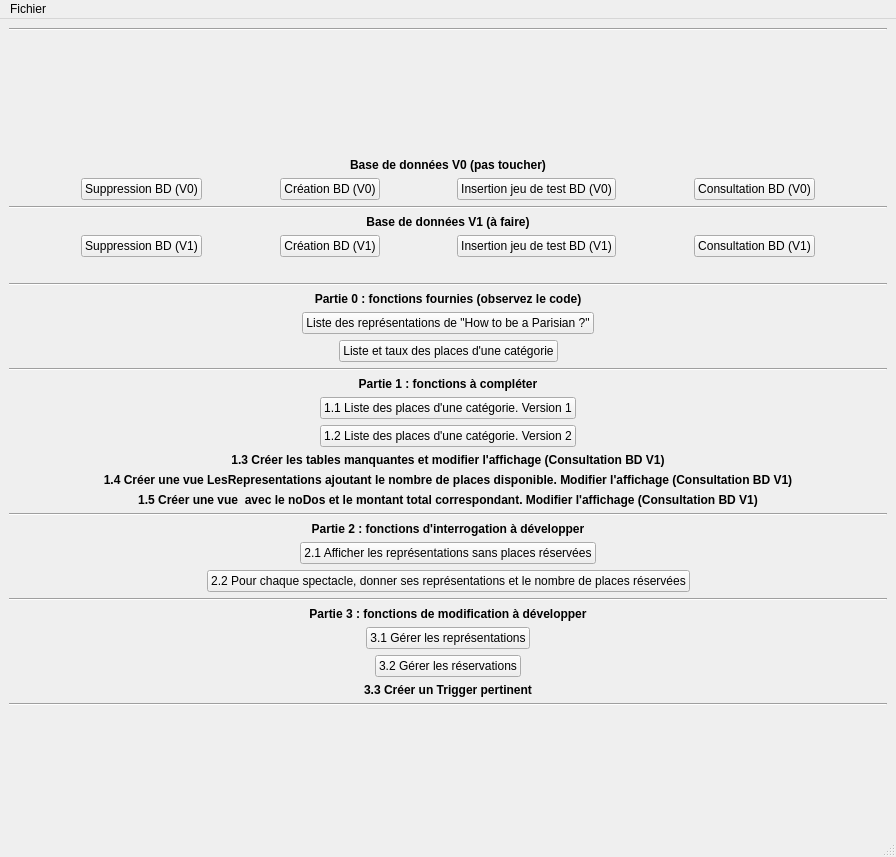
<?xml version="1.0" encoding="UTF-8"?>
<ui version="4.0">
 <class>MainWindow</class>
 <widget class="QMainWindow" name="MainWindow">
  <property name="geometry">
   <rect>
    <x>0</x>
    <y>0</y>
    <width>896</width>
    <height>857</height>
   </rect>
  </property>
  <property name="windowTitle">
   <string>Projet Théatre</string>
  </property>
  <widget class="QWidget" name="centralwidget">
   <layout class="QVBoxLayout" name="verticalLayout">
    <item>
     <widget class="Line" name="line">
      <property name="orientation">
       <enum>Qt::Horizontal</enum>
      </property>
     </widget>
    </item>
    <item>
     <spacer name="verticalSpacer_2">
      <property name="orientation">
       <enum>Qt::Vertical</enum>
      </property>
      <property name="sizeHint" stdset="0">
       <size>
        <width>20</width>
        <height>40</height>
       </size>
      </property>
     </spacer>
    </item>
    <item>
     <widget class="QLabel" name="label">
      <property name="font">
       <font>
        <weight>75</weight>
        <bold>true</bold>
       </font>
      </property>
      <property name="text">
       <string>Base de données V0 (pas toucher)</string>
      </property>
      <property name="alignment">
       <set>Qt::AlignCenter</set>
      </property>
     </widget>
    </item>
    <item>
     <layout class="QHBoxLayout" name="horizontalLayout">
      <item>
       <spacer name="horizontalSpacer">
        <property name="orientation">
         <enum>Qt::Horizontal</enum>
        </property>
        <property name="sizeHint" stdset="0">
         <size>
          <width>40</width>
          <height>20</height>
         </size>
        </property>
       </spacer>
      </item>
      <item>
       <widget class="QPushButton" name="pushButton_2">
        <property name="text">
         <string>Suppression BD (V0)</string>
        </property>
       </widget>
      </item>
      <item>
       <spacer name="horizontalSpacer_21">
        <property name="orientation">
         <enum>Qt::Horizontal</enum>
        </property>
        <property name="sizeHint" stdset="0">
         <size>
          <width>40</width>
          <height>20</height>
         </size>
        </property>
       </spacer>
      </item>
      <item>
       <widget class="QPushButton" name="pushButton">
        <property name="text">
         <string>Création BD (V0)</string>
        </property>
       </widget>
      </item>
      <item>
       <spacer name="horizontalSpacer_2">
        <property name="orientation">
         <enum>Qt::Horizontal</enum>
        </property>
        <property name="sizeHint" stdset="0">
         <size>
          <width>40</width>
          <height>20</height>
         </size>
        </property>
       </spacer>
      </item>
      <item>
       <widget class="QPushButton" name="pushButton_3">
        <property name="text">
         <string>Insertion jeu de test BD (V0)</string>
        </property>
       </widget>
      </item>
      <item>
       <spacer name="horizontalSpacer_3">
        <property name="orientation">
         <enum>Qt::Horizontal</enum>
        </property>
        <property name="sizeHint" stdset="0">
         <size>
          <width>40</width>
          <height>20</height>
         </size>
        </property>
       </spacer>
      </item>
      <item>
       <widget class="QPushButton" name="pushButton_15">
        <property name="text">
         <string>Consultation BD (V0)</string>
        </property>
       </widget>
      </item>
      <item>
       <spacer name="horizontalSpacer_4">
        <property name="orientation">
         <enum>Qt::Horizontal</enum>
        </property>
        <property name="sizeHint" stdset="0">
         <size>
          <width>40</width>
          <height>20</height>
         </size>
        </property>
       </spacer>
      </item>
     </layout>
    </item>
    <item>
     <widget class="Line" name="line_7">
      <property name="orientation">
       <enum>Qt::Horizontal</enum>
      </property>
     </widget>
    </item>
    <item>
     <widget class="QLabel" name="label_11">
      <property name="font">
       <font>
        <weight>75</weight>
        <bold>true</bold>
       </font>
      </property>
      <property name="text">
       <string>Base de données V1 (à faire)</string>
      </property>
      <property name="alignment">
       <set>Qt::AlignCenter</set>
      </property>
     </widget>
    </item>
    <item>
     <layout class="QHBoxLayout" name="horizontalLayout_13">
      <item>
       <spacer name="horizontalSpacer_9">
        <property name="orientation">
         <enum>Qt::Horizontal</enum>
        </property>
        <property name="sizeHint" stdset="0">
         <size>
          <width>40</width>
          <height>20</height>
         </size>
        </property>
       </spacer>
      </item>
      <item>
       <widget class="QPushButton" name="pushButton_6">
        <property name="text">
         <string>Suppression BD (V1)</string>
        </property>
       </widget>
      </item>
      <item>
       <spacer name="horizontalSpacer_22">
        <property name="orientation">
         <enum>Qt::Horizontal</enum>
        </property>
        <property name="sizeHint" stdset="0">
         <size>
          <width>40</width>
          <height>20</height>
         </size>
        </property>
       </spacer>
      </item>
      <item>
       <widget class="QPushButton" name="pushButton_12">
        <property name="text">
         <string>Création BD (V1)</string>
        </property>
       </widget>
      </item>
      <item>
       <spacer name="horizontalSpacer_10">
        <property name="orientation">
         <enum>Qt::Horizontal</enum>
        </property>
        <property name="sizeHint" stdset="0">
         <size>
          <width>40</width>
          <height>20</height>
         </size>
        </property>
       </spacer>
      </item>
      <item>
       <widget class="QPushButton" name="pushButton_9">
        <property name="text">
         <string>Insertion jeu de test BD (V1)</string>
        </property>
       </widget>
      </item>
      <item>
       <spacer name="horizontalSpacer_28">
        <property name="orientation">
         <enum>Qt::Horizontal</enum>
        </property>
        <property name="sizeHint" stdset="0">
         <size>
          <width>40</width>
          <height>20</height>
         </size>
        </property>
       </spacer>
      </item>
      <item>
       <widget class="QPushButton" name="pushButton_16">
        <property name="text">
         <string>Consultation BD (V1)</string>
        </property>
       </widget>
      </item>
      <item>
       <spacer name="horizontalSpacer_27">
        <property name="orientation">
         <enum>Qt::Horizontal</enum>
        </property>
        <property name="sizeHint" stdset="0">
         <size>
          <width>40</width>
          <height>20</height>
         </size>
        </property>
       </spacer>
      </item>
     </layout>
    </item>
    <item>
     <widget class="QLabel" name="label_2">
      <property name="text">
       <string/>
      </property>
      <property name="alignment">
       <set>Qt::AlignCenter</set>
      </property>
     </widget>
    </item>
    <item>
     <widget class="Line" name="line_2">
      <property name="orientation">
       <enum>Qt::Horizontal</enum>
      </property>
     </widget>
    </item>
    <item>
     <widget class="QLabel" name="label_3">
      <property name="font">
       <font>
        <weight>75</weight>
        <bold>true</bold>
       </font>
      </property>
      <property name="text">
       <string>Partie 0 : fonctions fournies (observez le code)</string>
      </property>
      <property name="alignment">
       <set>Qt::AlignCenter</set>
      </property>
     </widget>
    </item>
    <item>
     <layout class="QHBoxLayout" name="horizontalLayout_2">
      <item>
       <spacer name="horizontalSpacer_7">
        <property name="orientation">
         <enum>Qt::Horizontal</enum>
        </property>
        <property name="sizeHint" stdset="0">
         <size>
          <width>40</width>
          <height>20</height>
         </size>
        </property>
       </spacer>
      </item>
      <item>
       <widget class="QPushButton" name="pushButton_4">
        <property name="text">
         <string>Liste des représentations de &quot;How to be a Parisian ?&quot;</string>
        </property>
       </widget>
      </item>
      <item>
       <spacer name="horizontalSpacer_5">
        <property name="orientation">
         <enum>Qt::Horizontal</enum>
        </property>
        <property name="sizeHint" stdset="0">
         <size>
          <width>40</width>
          <height>20</height>
         </size>
        </property>
       </spacer>
      </item>
     </layout>
    </item>
    <item>
     <layout class="QHBoxLayout" name="horizontalLayout_3">
      <item>
       <spacer name="horizontalSpacer_8">
        <property name="orientation">
         <enum>Qt::Horizontal</enum>
        </property>
        <property name="sizeHint" stdset="0">
         <size>
          <width>40</width>
          <height>20</height>
         </size>
        </property>
       </spacer>
      </item>
      <item>
       <widget class="QPushButton" name="pushButton_5">
        <property name="text">
         <string>Liste et taux des places d'une catégorie</string>
        </property>
       </widget>
      </item>
      <item>
       <spacer name="horizontalSpacer_6">
        <property name="orientation">
         <enum>Qt::Horizontal</enum>
        </property>
        <property name="sizeHint" stdset="0">
         <size>
          <width>40</width>
          <height>20</height>
         </size>
        </property>
       </spacer>
      </item>
     </layout>
    </item>
    <item>
     <widget class="Line" name="line_3">
      <property name="orientation">
       <enum>Qt::Horizontal</enum>
      </property>
     </widget>
    </item>
    <item>
     <widget class="QLabel" name="label_4">
      <property name="font">
       <font>
        <weight>75</weight>
        <bold>true</bold>
       </font>
      </property>
      <property name="text">
       <string>Partie 1 : fonctions à compléter</string>
      </property>
      <property name="alignment">
       <set>Qt::AlignCenter</set>
      </property>
     </widget>
    </item>
    <item>
     <layout class="QHBoxLayout" name="horizontalLayout_4"/>
    </item>
    <item>
     <layout class="QHBoxLayout" name="horizontalLayout_5">
      <item>
       <spacer name="horizontalSpacer_12">
        <property name="orientation">
         <enum>Qt::Horizontal</enum>
        </property>
        <property name="sizeHint" stdset="0">
         <size>
          <width>40</width>
          <height>20</height>
         </size>
        </property>
       </spacer>
      </item>
      <item>
       <widget class="QPushButton" name="pushButton_7">
        <property name="text">
         <string>1.1 Liste des places d'une catégorie. Version 1</string>
        </property>
       </widget>
      </item>
      <item>
       <spacer name="horizontalSpacer_11">
        <property name="orientation">
         <enum>Qt::Horizontal</enum>
        </property>
        <property name="sizeHint" stdset="0">
         <size>
          <width>40</width>
          <height>20</height>
         </size>
        </property>
       </spacer>
      </item>
     </layout>
    </item>
    <item>
     <layout class="QHBoxLayout" name="horizontalLayout_6">
      <item>
       <spacer name="horizontalSpacer_14">
        <property name="orientation">
         <enum>Qt::Horizontal</enum>
        </property>
        <property name="sizeHint" stdset="0">
         <size>
          <width>40</width>
          <height>20</height>
         </size>
        </property>
       </spacer>
      </item>
      <item>
       <widget class="QPushButton" name="pushButton_8">
        <property name="text">
         <string>1.2 Liste des places d'une catégorie. Version 2</string>
        </property>
       </widget>
      </item>
      <item>
       <spacer name="horizontalSpacer_13">
        <property name="orientation">
         <enum>Qt::Horizontal</enum>
        </property>
        <property name="sizeHint" stdset="0">
         <size>
          <width>40</width>
          <height>20</height>
         </size>
        </property>
       </spacer>
      </item>
     </layout>
    </item>
    <item>
     <widget class="QLabel" name="label_8">
      <property name="font">
       <font>
        <weight>75</weight>
        <bold>true</bold>
       </font>
      </property>
      <property name="text">
       <string>1.3 Créer les tables manquantes et modifier l'affichage (Consultation BD V1)</string>
      </property>
      <property name="alignment">
       <set>Qt::AlignCenter</set>
      </property>
     </widget>
    </item>
    <item>
     <widget class="QLabel" name="label_7">
      <property name="font">
       <font>
        <weight>75</weight>
        <bold>true</bold>
       </font>
      </property>
      <property name="text">
       <string>1.4 Créer une vue LesRepresentations ajoutant le nombre de places disponible. Modifier l'affichage (Consultation BD V1)</string>
      </property>
      <property name="alignment">
       <set>Qt::AlignCenter</set>
      </property>
      <property name="wordWrap">
       <bool>true</bool>
      </property>
     </widget>
    </item>
    <item>
     <widget class="QLabel" name="label_9">
      <property name="font">
       <font>
        <weight>75</weight>
        <bold>true</bold>
       </font>
      </property>
      <property name="text">
       <string>1.5 Créer une vue  avec le noDos et le montant total correspondant. Modifier l'affichage (Consultation BD V1)</string>
      </property>
      <property name="alignment">
       <set>Qt::AlignCenter</set>
      </property>
     </widget>
    </item>
    <item>
     <layout class="QHBoxLayout" name="horizontalLayout_7"/>
    </item>
    <item>
     <widget class="Line" name="line_4">
      <property name="orientation">
       <enum>Qt::Horizontal</enum>
      </property>
     </widget>
    </item>
    <item>
     <widget class="QLabel" name="label_5">
      <property name="font">
       <font>
        <weight>75</weight>
        <bold>true</bold>
       </font>
      </property>
      <property name="text">
       <string>Partie 2 : fonctions d'interrogation à développer</string>
      </property>
      <property name="alignment">
       <set>Qt::AlignCenter</set>
      </property>
     </widget>
    </item>
    <item>
     <layout class="QHBoxLayout" name="horizontalLayout_8">
      <item>
       <spacer name="horizontalSpacer_18">
        <property name="orientation">
         <enum>Qt::Horizontal</enum>
        </property>
        <property name="sizeHint" stdset="0">
         <size>
          <width>40</width>
          <height>20</height>
         </size>
        </property>
       </spacer>
      </item>
      <item>
       <widget class="QPushButton" name="pushButton_10">
        <property name="text">
         <string>2.1 Afficher les représentations sans places réservées</string>
        </property>
       </widget>
      </item>
      <item>
       <spacer name="horizontalSpacer_17">
        <property name="orientation">
         <enum>Qt::Horizontal</enum>
        </property>
        <property name="sizeHint" stdset="0">
         <size>
          <width>40</width>
          <height>20</height>
         </size>
        </property>
       </spacer>
      </item>
     </layout>
    </item>
    <item>
     <layout class="QHBoxLayout" name="horizontalLayout_9">
      <item>
       <spacer name="horizontalSpacer_20">
        <property name="orientation">
         <enum>Qt::Horizontal</enum>
        </property>
        <property name="sizeHint" stdset="0">
         <size>
          <width>40</width>
          <height>20</height>
         </size>
        </property>
       </spacer>
      </item>
      <item>
       <widget class="QPushButton" name="pushButton_11">
        <property name="text">
         <string>2.2 Pour chaque spectacle, donner ses représentations et le nombre de places réservées</string>
        </property>
       </widget>
      </item>
      <item>
       <spacer name="horizontalSpacer_19">
        <property name="orientation">
         <enum>Qt::Horizontal</enum>
        </property>
        <property name="sizeHint" stdset="0">
         <size>
          <width>40</width>
          <height>20</height>
         </size>
        </property>
       </spacer>
      </item>
     </layout>
    </item>
    <item>
     <layout class="QHBoxLayout" name="horizontalLayout_10"/>
    </item>
    <item>
     <widget class="Line" name="line_5">
      <property name="orientation">
       <enum>Qt::Horizontal</enum>
      </property>
     </widget>
    </item>
    <item>
     <widget class="QLabel" name="label_6">
      <property name="font">
       <font>
        <weight>75</weight>
        <bold>true</bold>
       </font>
      </property>
      <property name="text">
       <string>Partie 3 : fonctions de modification à développer</string>
      </property>
      <property name="alignment">
       <set>Qt::AlignCenter</set>
      </property>
     </widget>
    </item>
    <item>
     <layout class="QHBoxLayout" name="horizontalLayout_11">
      <item>
       <spacer name="horizontalSpacer_24">
        <property name="orientation">
         <enum>Qt::Horizontal</enum>
        </property>
        <property name="sizeHint" stdset="0">
         <size>
          <width>40</width>
          <height>20</height>
         </size>
        </property>
       </spacer>
      </item>
      <item>
       <widget class="QPushButton" name="pushButton_13">
        <property name="text">
         <string>3.1 Gérer les représentations</string>
        </property>
       </widget>
      </item>
      <item>
       <spacer name="horizontalSpacer_23">
        <property name="orientation">
         <enum>Qt::Horizontal</enum>
        </property>
        <property name="sizeHint" stdset="0">
         <size>
          <width>40</width>
          <height>20</height>
         </size>
        </property>
       </spacer>
      </item>
     </layout>
    </item>
    <item>
     <layout class="QHBoxLayout" name="horizontalLayout_12">
      <item>
       <spacer name="horizontalSpacer_26">
        <property name="orientation">
         <enum>Qt::Horizontal</enum>
        </property>
        <property name="sizeHint" stdset="0">
         <size>
          <width>40</width>
          <height>20</height>
         </size>
        </property>
       </spacer>
      </item>
      <item>
       <widget class="QPushButton" name="pushButton_14">
        <property name="text">
         <string>3.2 Gérer les réservations</string>
        </property>
       </widget>
      </item>
      <item>
       <spacer name="horizontalSpacer_25">
        <property name="orientation">
         <enum>Qt::Horizontal</enum>
        </property>
        <property name="sizeHint" stdset="0">
         <size>
          <width>40</width>
          <height>20</height>
         </size>
        </property>
       </spacer>
      </item>
     </layout>
    </item>
    <item>
     <widget class="QLabel" name="label_10">
      <property name="font">
       <font>
        <weight>75</weight>
        <bold>true</bold>
       </font>
      </property>
      <property name="text">
       <string>3.3 Créer un Trigger pertinent</string>
      </property>
      <property name="alignment">
       <set>Qt::AlignCenter</set>
      </property>
     </widget>
    </item>
    <item>
     <widget class="Line" name="line_6">
      <property name="orientation">
       <enum>Qt::Horizontal</enum>
      </property>
     </widget>
    </item>
    <item>
     <spacer name="verticalSpacer">
      <property name="orientation">
       <enum>Qt::Vertical</enum>
      </property>
      <property name="sizeHint" stdset="0">
       <size>
        <width>20</width>
        <height>40</height>
       </size>
      </property>
     </spacer>
    </item>
   </layout>
  </widget>
  <widget class="QMenuBar" name="menubar">
   <property name="geometry">
    <rect>
     <x>0</x>
     <y>0</y>
     <width>896</width>
     <height>22</height>
    </rect>
   </property>
   <widget class="QMenu" name="menuFiles">
    <property name="title">
     <string>Fichier</string>
    </property>
    <addaction name="actionQuitter"/>
   </widget>
   <addaction name="menuFiles"/>
  </widget>
  <widget class="QStatusBar" name="statusbar"/>
  <action name="actionQuitter">
   <property name="text">
    <string>Quitter</string>
   </property>
  </action>
 </widget>
 <resources/>
 <connections>
  <connection>
   <sender>actionQuitter</sender>
   <signal>triggered()</signal>
   <receiver>MainWindow</receiver>
   <slot>close()</slot>
   <hints>
    <hint type="sourcelabel">
     <x>-1</x>
     <y>-1</y>
    </hint>
    <hint type="destinationlabel">
     <x>399</x>
     <y>299</y>
    </hint>
   </hints>
  </connection>
  <connection>
   <sender>pushButton</sender>
   <signal>clicked()</signal>
   <receiver>MainWindow</receiver>
   <slot>createDBV0()</slot>
   <hints>
    <hint type="sourcelabel">
     <x>313</x>
     <y>235</y>
    </hint>
    <hint type="destinationlabel">
     <x>388</x>
     <y>100</y>
    </hint>
   </hints>
  </connection>
  <connection>
   <sender>pushButton_3</sender>
   <signal>clicked()</signal>
   <receiver>MainWindow</receiver>
   <slot>insertDBV0()</slot>
   <hints>
    <hint type="sourcelabel">
     <x>504</x>
     <y>235</y>
    </hint>
    <hint type="destinationlabel">
     <x>516</x>
     <y>101</y>
    </hint>
   </hints>
  </connection>
  <connection>
   <sender>pushButton_2</sender>
   <signal>clicked()</signal>
   <receiver>MainWindow</receiver>
   <slot>deleteDBV0()</slot>
   <hints>
    <hint type="sourcelabel">
     <x>164</x>
     <y>235</y>
    </hint>
    <hint type="destinationlabel">
     <x>201</x>
     <y>105</y>
    </hint>
   </hints>
  </connection>
  <connection>
   <sender>pushButton_15</sender>
   <signal>clicked()</signal>
   <receiver>MainWindow</receiver>
   <slot>openDataV0()</slot>
   <hints>
    <hint type="sourcelabel">
     <x>667</x>
     <y>235</y>
    </hint>
    <hint type="destinationlabel">
     <x>753</x>
     <y>102</y>
    </hint>
   </hints>
  </connection>
  <connection>
   <sender>pushButton_4</sender>
   <signal>clicked()</signal>
   <receiver>MainWindow</receiver>
   <slot>open_fct_fournie_1()</slot>
   <hints>
    <hint type="sourcelabel">
     <x>473</x>
     <y>343</y>
    </hint>
    <hint type="destinationlabel">
     <x>559</x>
     <y>306</y>
    </hint>
   </hints>
  </connection>
  <connection>
   <sender>pushButton_5</sender>
   <signal>clicked()</signal>
   <receiver>MainWindow</receiver>
   <slot>open_fct_fournie_2()</slot>
   <hints>
    <hint type="sourcelabel">
     <x>449</x>
     <y>369</y>
    </hint>
    <hint type="destinationlabel">
     <x>553</x>
     <y>338</y>
    </hint>
   </hints>
  </connection>
  <connection>
   <sender>pushButton_8</sender>
   <signal>clicked()</signal>
   <receiver>MainWindow</receiver>
   <slot>open_fct_comp_2()</slot>
   <hints>
    <hint type="sourcelabel">
     <x>426</x>
     <y>435</y>
    </hint>
    <hint type="destinationlabel">
     <x>563</x>
     <y>438</y>
    </hint>
   </hints>
  </connection>
  <connection>
   <sender>pushButton_7</sender>
   <signal>clicked()</signal>
   <receiver>MainWindow</receiver>
   <slot>open_fct_comp_1()</slot>
   <hints>
    <hint type="sourcelabel">
     <x>461</x>
     <y>422</y>
    </hint>
    <hint type="destinationlabel">
     <x>565</x>
     <y>410</y>
    </hint>
   </hints>
  </connection>
  <connection>
   <sender>pushButton_6</sender>
   <signal>clicked()</signal>
   <receiver>MainWindow</receiver>
   <slot>deleteDBV1()</slot>
   <hints>
    <hint type="sourcelabel">
     <x>148</x>
     <y>274</y>
    </hint>
    <hint type="destinationlabel">
     <x>213</x>
     <y>265</y>
    </hint>
   </hints>
  </connection>
  <connection>
   <sender>pushButton_12</sender>
   <signal>clicked()</signal>
   <receiver>MainWindow</receiver>
   <slot>createDBV1()</slot>
   <hints>
    <hint type="sourcelabel">
     <x>299</x>
     <y>273</y>
    </hint>
    <hint type="destinationlabel">
     <x>344</x>
     <y>273</y>
    </hint>
   </hints>
  </connection>
  <connection>
   <sender>pushButton_9</sender>
   <signal>clicked()</signal>
   <receiver>MainWindow</receiver>
   <slot>insertDBV1()</slot>
   <hints>
    <hint type="sourcelabel">
     <x>492</x>
     <y>274</y>
    </hint>
    <hint type="destinationlabel">
     <x>541</x>
     <y>272</y>
    </hint>
   </hints>
  </connection>
  <connection>
   <sender>pushButton_16</sender>
   <signal>clicked()</signal>
   <receiver>MainWindow</receiver>
   <slot>openDataV1()</slot>
   <hints>
    <hint type="sourcelabel">
     <x>653</x>
     <y>276</y>
    </hint>
    <hint type="destinationlabel">
     <x>703</x>
     <y>272</y>
    </hint>
   </hints>
  </connection>
 </connections>
 <slots>
  <slot>createDBV0()</slot>
  <slot>insertDBV0()</slot>
  <slot>deleteDBV0()</slot>
  <slot>openDataV0()</slot>
  <slot>openAddUser()</slot>
  <slot>openDelUser()</slot>
  <slot>open_fct_fournie_1()</slot>
  <slot>open_fct_fournie_2()</slot>
  <slot>open_fct_comp_1()</slot>
  <slot>open_fct_comp_2()</slot>
  <slot>createDBV1()</slot>
  <slot>insertDBV1()</slot>
  <slot>deleteDBV1()</slot>
  <slot>openDataV1()</slot>
  <slot>slot1()</slot>
 </slots>
</ui>
